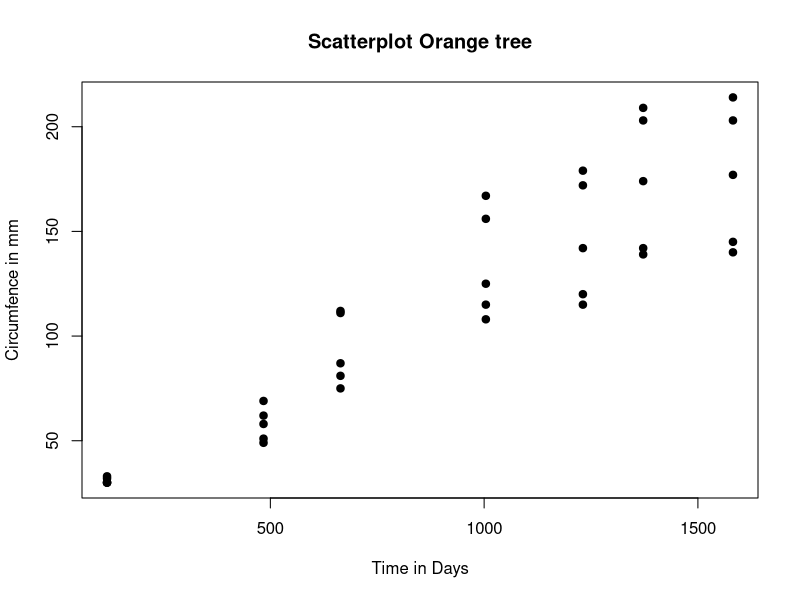
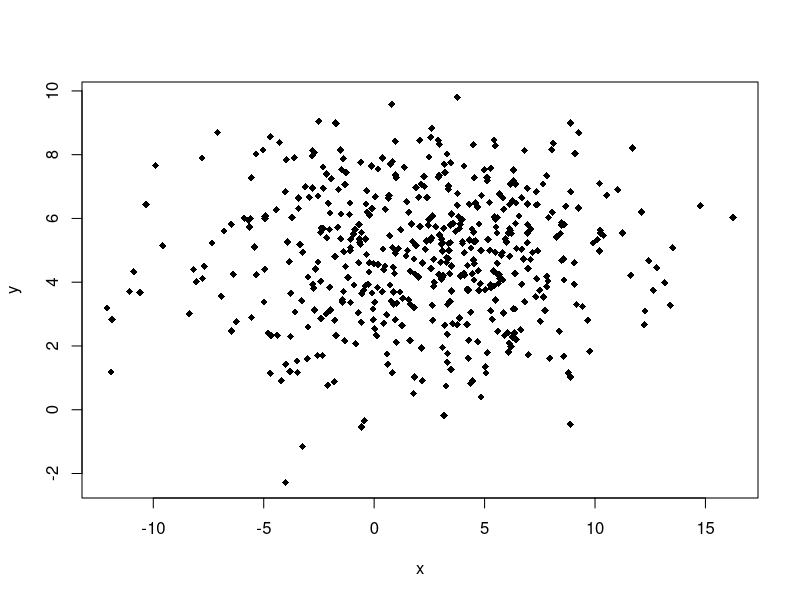

Write R code to recreate these figures, in order.
## ---- chunk 1
knitr::opts_chunk$set(echo = TRUE)
## ---- chunk 2
data("Orange")
head(Orange,15)
## ---- chunk 3
plot(Orange$age, Orange$circumference , main="Scatterplot Orange tree", 
  	xlab="Time in Days", ylab="Circumfence in mm",pch=19)
## ---- chunk 4
cor(Orange$age, Orange$circumference )
## ---- chunk 5
x <- rnorm(500,2,5)
y <- rnorm(500,5,2)
plot(x,y,pch=18)
## ---- chunk 6
cor(x,y)
